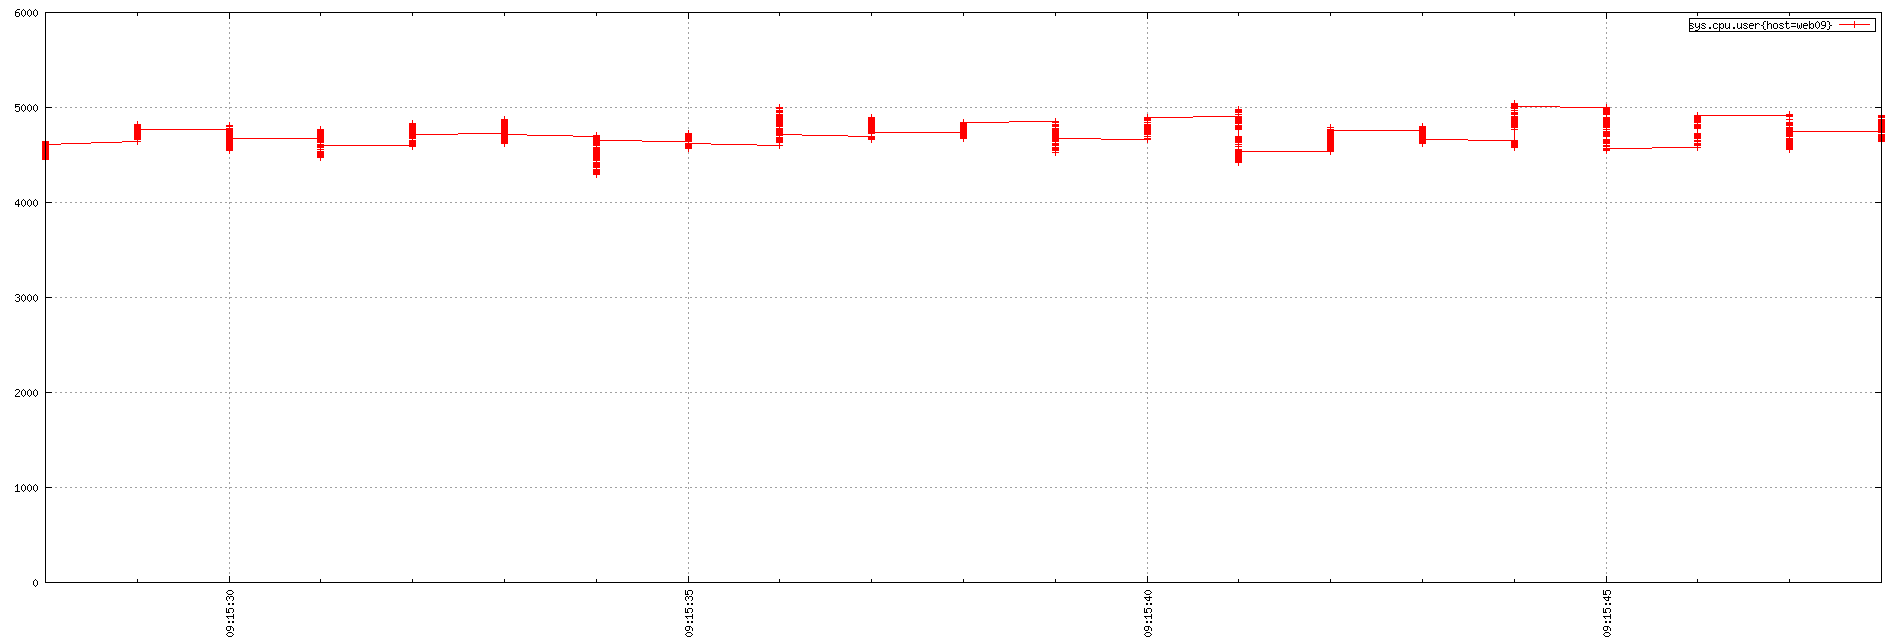

The gnuplot source for this figure:
set term png small size 1900,644
set xdata time
set timefmt "%s"
if (GPVAL_VERSION < 4.6) set xtics rotate; else set xtics rotate right
set output "${TMPDIR-'tmp'}/tsd/53f6ccf2.png"
set xrange ["1673774128":"1673774148"]
set format x "%H:%M:%S"
set grid
set style data linespoint
set key right box
set yrange [0:]
plot  "${TMPDIR-'tmp'}/tsd/53f6ccf2_0.dat" using 1:2 title "sys.cpu.user{host=web09}"
